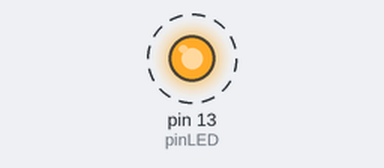
Recording of a sketch running on a simulated Arduino Uno, built with avr-gcc and run on an emulated ATmega328P. Parts: output pins drawn as LEDs (lit = HIGH). Dashed ring = blinking. What the sketch prints to the serial monitor is not drawn.

Above: at 0.2 s.
Timing chart, 0 to 3.0 s (numbered marks = the images above):
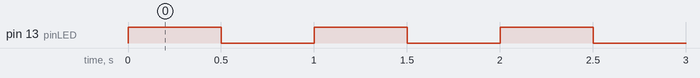

Measured:
- by itself, pin 13 (pinLED): alternates HIGH for 0.50 s and LOW for 0.50 s

The sketch:

04_contadorblinks.ino
```cpp
const int pinLED = 13;
int contador;

void setup() {
  pinMode(pinLED, OUTPUT);
  Serial.begin(9600);
  Serial.println("Contador - Ej3");
}

void loop() {
  contador++;

  // Guardamos el tiempo actual en milisegundos
  unsigned long tiempoActual = millis();

  // Encendido
  digitalWrite(pinLED, HIGH);
  Serial.print("[#");
  Serial.print(contador);
  Serial.print("] t=");
  Serial.print(tiempoActual);
  Serial.println(" ms LED -> ENCENDIDO");
  delay(500);

  // Actualizamos el tiempo para el siguiente mensaje
  tiempoActual = millis();

  // Apagado
  digitalWrite(pinLED, LOW);
  Serial.print("[#");
  Serial.print(contador);
  Serial.print("] t=");
  Serial.print(tiempoActual);
  Serial.println(" ms LED -> APAGADO");
  delay(500);
}
```
